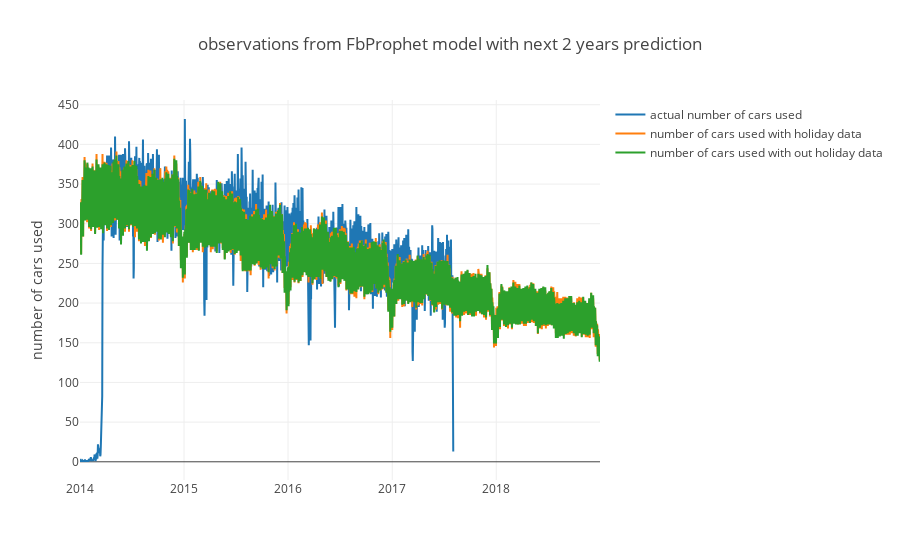

Notebook code for this chart:
### Code cell
trace0 = go.Scatter(
    x = compared_viz_df.ds,
    y = per_day_2017.VEHICLE_HAL_ID,
    mode = 'lines',
    name = 'actual number of cars used'
)
trace1 = go.Scatter(
    x = compared_viz_df.ds,
    y = compared_viz_df.yhat,
    mode = 'lines',
    name = 'number of cars used with holiday data'
)
trace2 = go.Scatter(
    x = compared_viz_df.ds,
    y = compared_viz_df.yhat_no_holiday,
    mode = 'lines',
    name = 'number of cars used with out holiday data'
)
layout = go.Layout(title="observations from FbProphet model with next 2 years prediction",
                yaxis=dict(title='number of cars used')
                )
fig = go.Figure(data=[trace0, trace1, trace2], layout=layout)
py.iplot(fig, filename="Observations from FbProphet")

### Figure 1 — Plotly figure (JSON) as saved in the notebook; plotly's stock layout.template omitted (floating-point values rounded to 4 significant figures; data arrays with more than 128 entries replaced by an {"elided": "..."} marker saying what was removed)
{"data": [{"mode": "lines", "name": "actual number of cars used", "type": "scatter", "x": {"elided": "1826 str values"}, "y": {"elided": "1311 int values"}}, {"mode": "lines", "name": "number of cars used with holiday data", "type": "scatter", "x": {"elided": "1826 str values"}, "y": {"elided": "1826 int values"}}, {"mode": "lines", "name": "number of cars used with out holiday data", "type": "scatter", "x": {"elided": "1826 str values"}, "y": {"elided": "1826 int values"}}], "layout": {"title": "observations from FbProphet model with next 2 years prediction", "yaxis": {"title": "number of cars used"}}}
